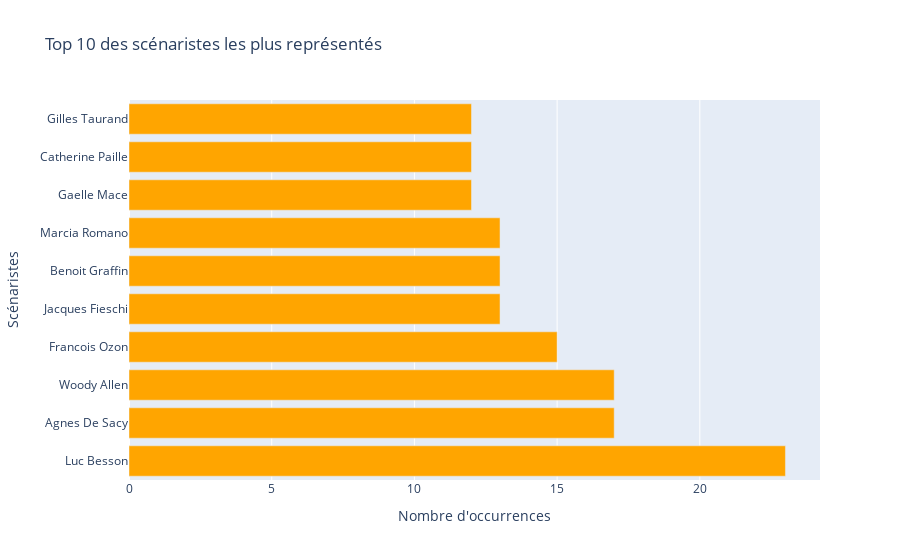

Write notebook code for a chart like this one.
### Code cell
# Agrégation des scénaristes et décompte des scénaristes les plus présents avec plotly

import plotly.express as px
import pandas as pd

# Concaténer les colonnes scen_1, scen_2, scen_3
all_scen = pd.concat([allocine['scen_1'], allocine['scen_2'], allocine['scen_3']])

# Compter les occurrences de chaque scénariste
scen_counts = all_scen.value_counts()

# Sélectionner les 10 scénaristes les plus représentés
top_10_scen = scen_counts.head(10)

# Créer un diagramme à barres horizontales pour afficher les scénaristes
fig = px.bar(top_10_scen, x=top_10_scen.values, y=top_10_scen.index, orientation='h',
             labels={'y': 'Scénaristes', 'x': 'Nombre d\'occurrences'},
             title='Top 10 des scénaristes les plus représentés',
             color_discrete_sequence=['orange'])

# Personnaliser la présentation
fig.update_layout(
    xaxis_title='Nombre d\'occurrences',
    yaxis_title='Scénaristes',
    height=600
)

# Afficher le graphique
fig.show()

### Figure 1 — Plotly figure (JSON) as saved in the notebook; plotly's stock layout.template omitted (floating-point values rounded to 4 significant figures)
{"data": [{"alignmentgroup": "True", "hovertemplate": "Nombre d'occurrences=%{x}<br>index=%{y}<extra></extra>", "legendgroup": "", "marker": {"color": "orange", "pattern": {"shape": ""}}, "name": "", "offsetgroup": "", "orientation": "h", "showlegend": false, "textposition": "auto", "type": "bar", "x": [23, 17, 17, 15, 13, 13, 13, 12, 12, 12], "xaxis": "x", "y": ["Luc Besson", " Agnes De Sacy", "Woody Allen", "Francois Ozon", " Jacques Fieschi", " Benoit Graffin", " Marcia Romano", " Gaelle Mace", " Catherine Paille", " Gilles Taurand"], "yaxis": "y"}], "layout": {"autosize": true, "barmode": "relative", "legend": {"tracegroupgap": 0}, "title": {"text": "Top 10 des scénaristes les plus représentés"}, "xaxis": {"anchor": "y", "autorange": true, "domain": [0, 1], "range": [0, 24.21], "title": {"text": "Nombre d'occurrences"}, "type": "linear"}, "yaxis": {"anchor": "x", "autorange": true, "domain": [0, 1], "range": [-0.5, 9.5], "title": {"text": "Scénaristes"}, "type": "category"}}}
